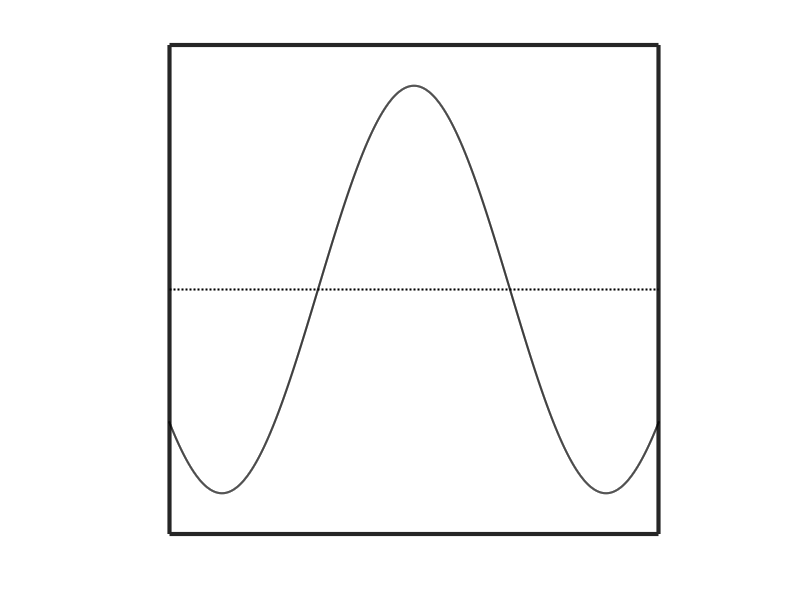
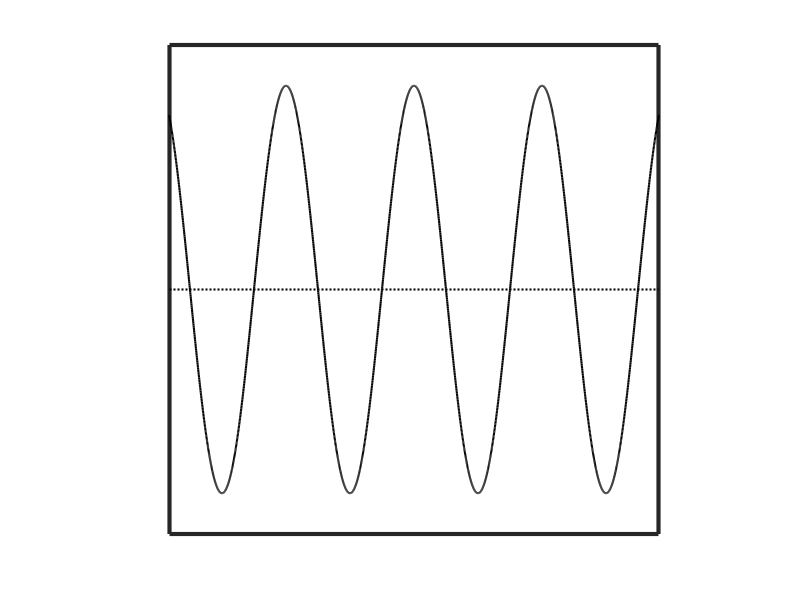
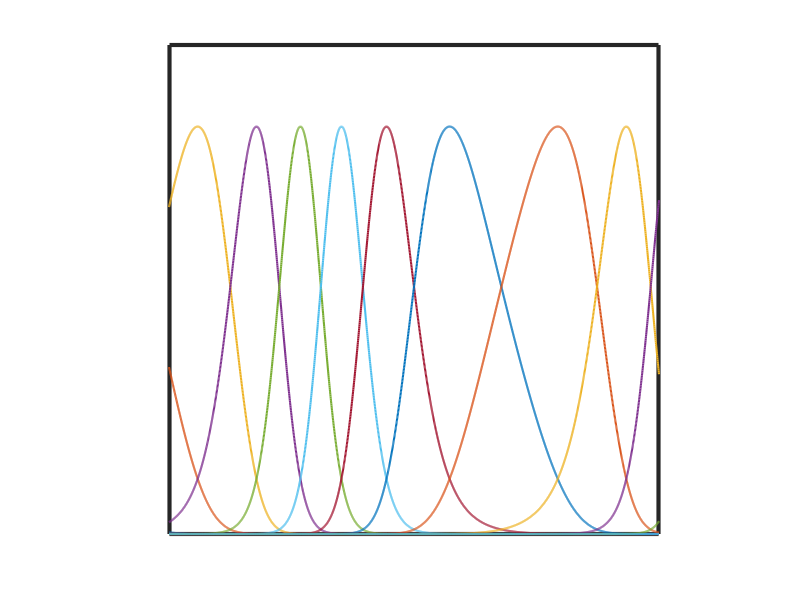
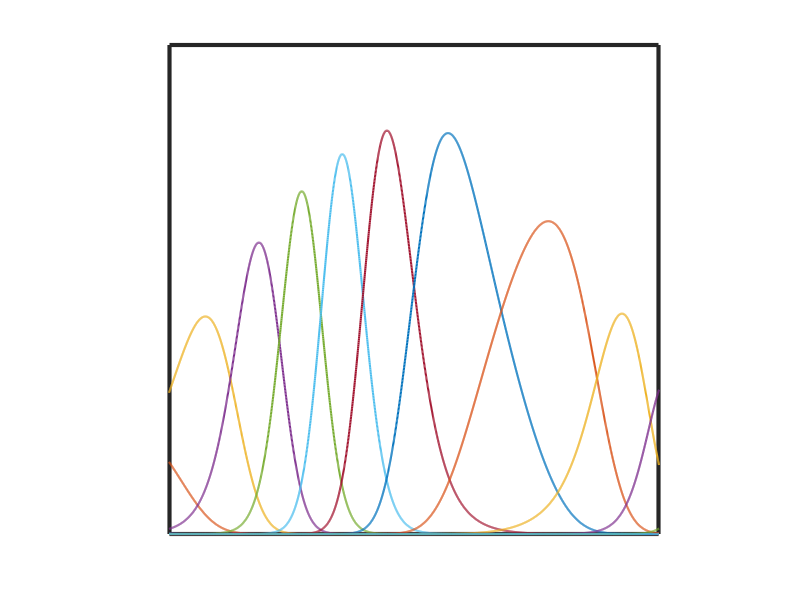

Recreate these plots in MATLAB, in order.
% This script illustrates the parameterization of a heterogeneous neuronal
% population in terms of density and gain, as described in
%
% Efficient sensory encoding and Bayesian inference with heterogeneous neural populations.  
% Ganguli D, Simoncelli EP.  
% Neural computation. 2014;26(10):2103?2134
close all; clear all;

%%  Define Parameters

% stimulus space
stim_range  = [-12, 12];    % edges of stimulus space
axis_range  = [-8 8];       % crop edges to remove boundary artifacts

% number of bins for probability distribution
nbin = 4001;

% neural population
stdev       = 1.0;
n_neurons   = 13;

%% Set up plotting

figDispGood = figure; axDispGood = axes(); hold on; set(gca,'ytick',[],'xtick',[]); axis([axis_range -1.2 1.2]); box on; axis square; set(gca,'linewidth',3, 'DefaultLineLineWidth', 1.5);
figDispBad  = figure; axDispBad = axes(); hold on; set(gca,'ytick',[],'xtick',[]); axis([axis_range -1.2 1.2]); box on; axis square; set(gca,'linewidth',3, 'DefaultLineLineWidth', 1.5);
figGainGood = figure; axGainGood = axes(); hold on; set(gca,'ytick',[],'xtick',[]); axis([axis_range 0 1.2]); box on; axis square; set(gca,'linewidth',3, 'DefaultLineLineWidth', 1.5); 
figGainBad  = figure; axGainBad = axes(); hold on; set(gca,'ytick',[],'xtick',[]); axis([axis_range 0 1.2]); box on; axis square; set(gca,'linewidth',3, 'DefaultLineLineWidth', 1.5);
figUni      = figure; axUni = axes(); hold on; set(gca,'ytick',[],'xtick',[]); axis([axis_range 0 1.2]); box on; axis square; set(gca,'linewidth',3, 'DefaultLineLineWidth', 1.5);
figWarpGood1 = figure; axWarpGood1 = axes(); hold on; set(gca,'ytick',[],'xtick',[]); axis([axis_range 0 1.2]); box on; axis square; set(gca,'linewidth',3, 'DefaultLineLineWidth', 1.5);
figWarpBad1 = figure; axWarpBad1 = axes(); hold on; set(gca,'ytick',[],'xtick',[]); axis([axis_range 0 1.2]); box on; axis square; set(gca,'linewidth',3, 'DefaultLineLineWidth', 1.5);
figWarpGood2 = figure; axWarpGood2 = axes(); hold on; set(gca,'ytick',[],'xtick',[]); axis([axis_range 0 1.2]); box on; axis square; set(gca,'linewidth',3, 'DefaultLineLineWidth', 1.5);
figWarpBad2 = figure; axWarpBad2 = axes(); hold on; set(gca,'ytick',[],'xtick',[]); axis([axis_range 0 1.2]); box on; axis square; set(gca,'linewidth',3, 'DefaultLineLineWidth', 1.5);
figFishUni = figure; axFishUni = axes(); hold on; set(gca,'ytick',[],'xtick',[]); axis([axis_range 0 3]); box on; axis square; set(gca,'linewidth',3, 'DefaultLineLineWidth', 1.5);
figFishGood = figure; axFishGood = axes(); hold on; set(gca,'ytick',[],'xtick',[]); axis([axis_range 0 3]); box on; axis square; set(gca,'linewidth',3, 'DefaultLineLineWidth', 1.5);
figFishBad = figure; axFishBad = axes(); hold on; set(gca,'ytick',[],'xtick',[]); axis([axis_range 0 10]); box on; axis square; set(gca,'linewidth',3, 'DefaultLineLineWidth', 1.5);


%% Define space and warping

% Define axis and neuron positions. 
s   = linspace(stim_range(1), stim_range(2), nbin);
m   = linspace(stim_range(1), stim_range(2), n_neurons);

% tuning curve shape and derivative
h = @(x) exp(-0.5 * (x.^2)./(stdev^2));
h_p = @(x) -x.*exp(-0.5 * (x.^2)./(stdev^2));

% GOOD displacement field -- slowly varying
f_good = @(x) cos(x./2);
df_good = @(x) -0.5.*sin(x./2);

% GOOD gain function -- slowly varying
g_good = @(x) 0.4*cos(x./4) + 0.6;
g_p_good = @(x) -0.1.*sin(x./4);

% BAD displacement field -- steep gradients
f_bad = @(x) cos(1.5.*x);
df_bad = @(x) -1.5*sin(1.5.*x);

% BAD gain function -- steep gradients
g_bad = @(x) 0.4.* cos(5.*x) + 0.6;
g_p_bad = @(x) -2.*sin(5.*x);

% plot the displacement fields
plot(axDispGood, s, f_good(s),'k-');
plot(axDispGood,axis_range,[0 0],'k:');
plot(axDispBad, s, f_bad(s),'k-');
plot(axDispBad,axis_range,[0 0],'k:');

% plot the gain functions
plot(axGainGood, s, g_good(s),'k-');
plot(axGainBad, s, g_bad(s),'k-');


%% Compute Fisher information and plot neuronal populations

% Initialize Fisher Info
fisher              = zeros(size(s));
fisher_scaled_good  = zeros(size(s));
fisher_scaled_bad   = zeros(size(s));

for n = 1:n_neurons
    
    % for the uniform population, nth tuning curve
    curve_n  = h(s-m(n));
    deriv_n  = h_p(s-m(n));
    
    % corresponding fisher information
    fisher_n = deriv_n.^2 ./ curve_n;
    fisher   = fisher + fisher_n;
    
    % warped curves for GOOD and BAD displacement fields
    curve_warped_n_good = double(h(s + f_good(s) - m(n)));
    curve_warped_n_bad  = double(h(s + f_bad(s) - m(n)));
    
    % warped & scaled curves for GOOD and BAD displacement and gain
    curve_scaled_n_good = double(h(s + f_good(s) - m(n)).*g_good(s));
    curve_scaled_n_bad = double(h(s + f_bad(s) - m(n)).*g_bad(s));
    
    % Fisher information for warped & scales curves
    
    % good
    deriv_scaled_n_good = (1 + df_good(s)) .* h_p(s + f_good(s) - m(n)) .*g_good(s);
    deriv_scaled_n_good = deriv_scaled_n_good + h(s + f_good(s)-m(n)) .* g_p_good(s);
    
    fisher_scaled_n_good = deriv_scaled_n_good.^2 ./ curve_scaled_n_good;
    fisher_scaled_good   = fisher_scaled_good + fisher_scaled_n_good;
    
    % bad
    deriv_scaled_n_bad = (1 + df_bad(s)) .* h_p(s + f_bad(s) - m(n)) .*g_bad(s);
    deriv_scaled_n_bad = deriv_scaled_n_bad + h(s + f_bad(s)-m(n)) .* g_p_bad(s);
    
    fisher_scaled_n_bad = deriv_scaled_n_bad.^2 ./ curve_scaled_n_bad;
    fisher_scaled_bad   = fisher_scaled_bad + fisher_scaled_n_bad;
    
    % plot uniform population
    plot(axUni, s, curve_n);
    
    % plot both sets of warped curves curves
    plot(axWarpGood1, s, curve_warped_n_good);
    plot(axWarpBad1, s, curve_warped_n_bad);
    
    % plot both sets of warped & scaled curves
    plot(axWarpGood2, s, curve_scaled_n_good);
    plot(axWarpBad2, s, curve_scaled_n_bad);
    
end

% plot both sets of fisher information for the uniform populations
I_conv = mean(fisher(round(nbin*0.05):round(nbin*0.95)));
plot(axFishUni, s, fisher);
plot(axFishUni, s, ones(size(s)).*I_conv);

% plot fisher information for the warped & scaled populations
plot(axFishGood, s, fisher_scaled_good);
plot(axFishGood, s, ones(size(s)) .* I_conv.*(double((1+df_good(s))).^2) .*g_good(s));

plot(axFishBad, s, fisher_scaled_bad);
plot(axFishBad, s, ones(size(s)) .* I_conv.*(double((1+df_bad(s))).^2) .*g_bad(s));

%% Save plots
if ~exist('panels/Parameters/'); mkdir('panels/Parameters/'); end

saveas(figDispGood,'panels/Parameters/fig1a.eps','epsc')
saveas(figDispBad,'panels/Parameters/fig1d.eps','epsc')
saveas(figWarpGood1,'panels/Parameters/fig1b.eps','epsc')
saveas(figWarpGood2,'panels/Parameters/fig1c.eps','epsc')
saveas(figWarpBad1,'panels/Parameters/fig1e.eps','epsc')
saveas(figWarpBad2,'panels/Parameters/fig1f.eps','epsc')
saveas(figGainGood,'panels/Parameters/fig1g.eps','epsc')
saveas(figGainBad,'panels/Parameters/fig1h.eps','epsc')
saveas(figUni,'panels/Parameters/fig1i.eps','epsc')
saveas(figFishUni,'panels/Parameters/fig1j.eps','epsc')
saveas(figFishGood,'panels/Parameters/fig1k.eps','epsc')
saveas(figFishBad,'panels/Parameters/fig1l.eps','epsc')









